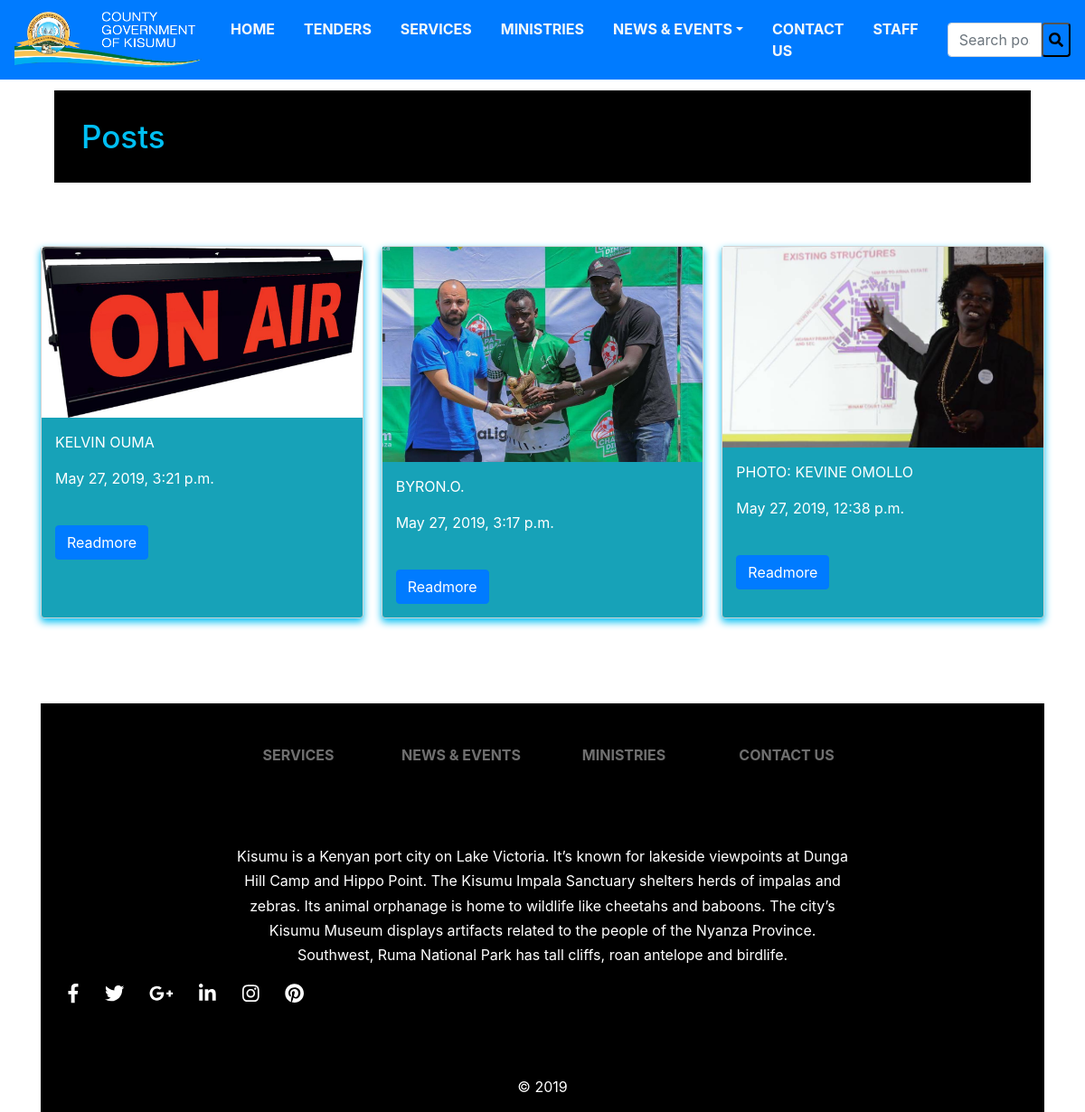
The app's page /posts/news/ with its own data.
### posts/models.py (models this page shows, shortened)
class Posts(models.Model):
  title = models.CharField(max_length=200)
  body = models.TextField()
  created_at = models.DateTimeField(default=datetime.now, blank=True)
  images = models.ImageField( upload_to='images/')
  author = models.CharField(max_length = 200, default='')
  class Meta:
    verbose_name_plural = "Posts"

### posts/views.py (the view)
def news(request):
  posts = Posts.objects.all().order_by('-created_at')
  context = {
    'title': 'news/events',
    'posts': posts
  }
  return render(request, 'posts/news.html', context)

### posts/templates/posts/news.html (shortened to what this page needs)
{% extends 'posts/layout.html' %}
{% load static %}
{% block content %}
<div class = "container">
  <h4 style="color: #00BFF3; text-align: left; margin-top: 100px; padding: 30px; background-color: black;"> Posts</h4>
</div>
<div class ="grid-container" style = "margin-top:70px;margin-bottom: 50px;">
  {% for post in posts %}
<div class="card bg-info">
<div class= "bg-img">
      <img src="{{ post.images.url }}" alt="{{ post.title }}"width="355" height="200">
  <div class="content">
    <p style="color: white;">{{post.author}}</p>
    <p style="color: white;">{{post.created_at}}</p>
    <br>
    <a href="/posts/details/{{post.id}}" class="btn btn-primary" role="button">Readmore</a> </div>
</div>
</div>
  {%endfor%}
{% endblock%}

### posts/static/posts/ksm.css (style rules this page uses)
.card { border: 1px solid #d3d3d3; border-radius: .25rem; box-shadow: 0 4px 8px 0 #00BFF3; transition: 0.3s; }
.bg-img { background-size: cover; min-height: 180px; background-position: center; }
.content { padding: 15px; }
.grid-container { display: grid; grid-template-columns: repeat(auto-fill, minmax(300px, 1fr)); grid-gap: 20px; }
h4 { color:#fff; font-size:35px; text-align: center; text-transform: capitalize; }
a, a:hover, a:focus, a:active { text-decoration: none; outline: none; }
a, a:active, a:focus { color: #6f6f6f; text-decoration: none; transition-timing-function: ease-in-out; -ms-transition-timing-function: ease-in-out; -moz-transition-timing-function: ease-in-out; -webkit-transition-timing-function: ease-in-out; -o-transition-timing-function: ease-in-out; transition-duration: .2s; -ms-transition-duration: .2s; -moz-transition-duration: .2s; -webkit-transition-duration: .2s; -o-transition-duration: .2s; }
img { max-width: 100%; height: auto; }

### records on screen
Posts: images (picture), author "KELVIN OUMA", created_at "May 27, 2019, 3:21 p.m."
Posts: images (picture), author "BYRON.O.", created_at "May 27, 2019, 3:17 p.m."
Posts: images (picture), author "PHOTO: KEVINE OMOLLO", created_at "May 27, 2019, 12:38 p.m."
